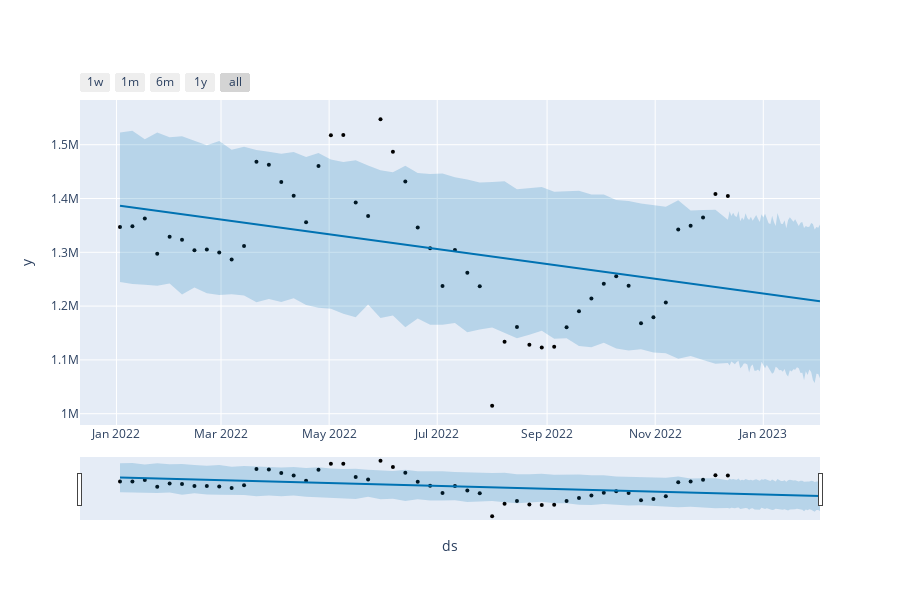

Source (notebook cell):
### Code cell
# Python
from prophet.plot import plot_plotly, plot_components_plotly

plot_plotly(m, forecast)
